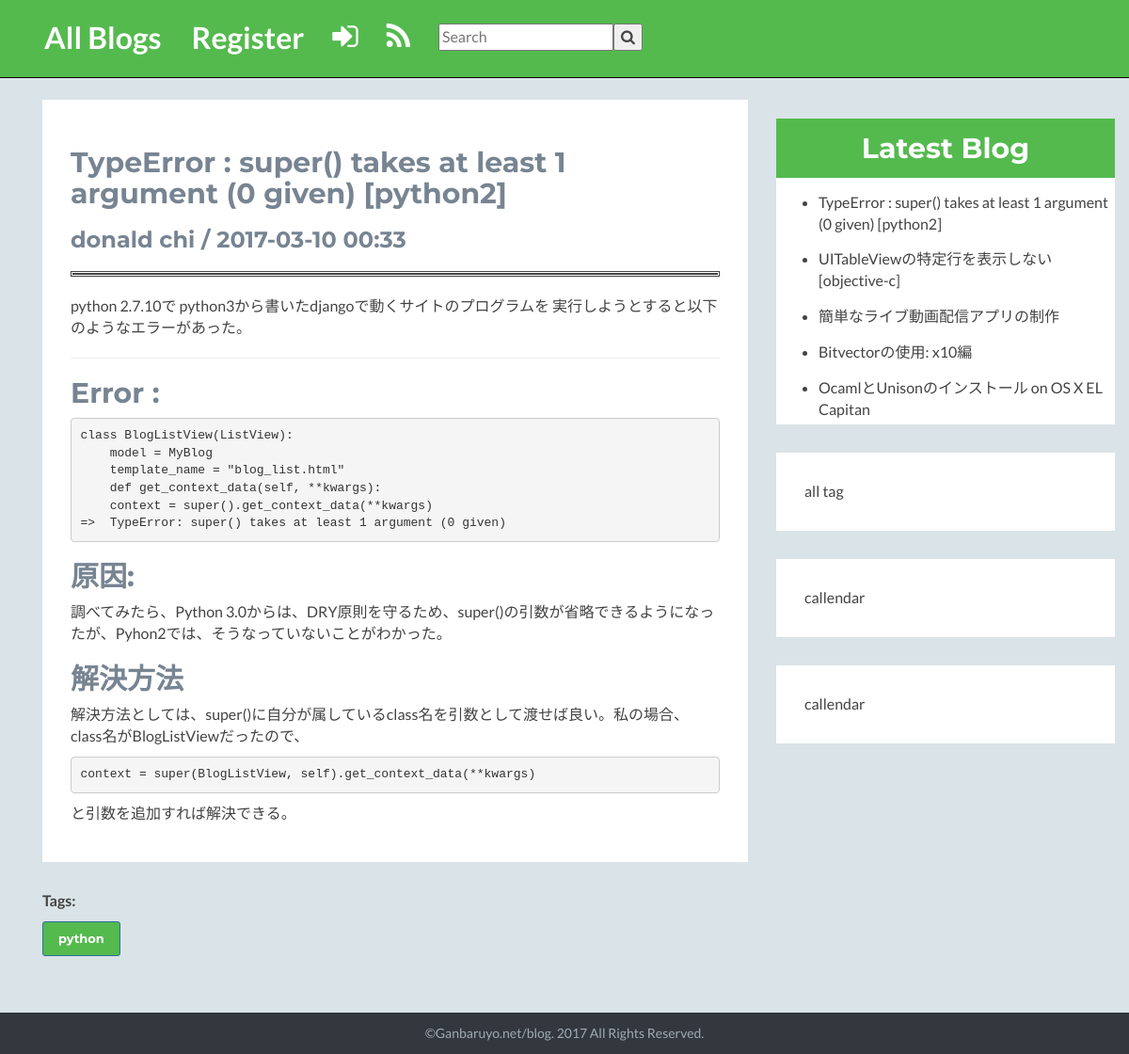
/details/super-takes-at-least-1-argument/, run on an earlier commit of the app's database.
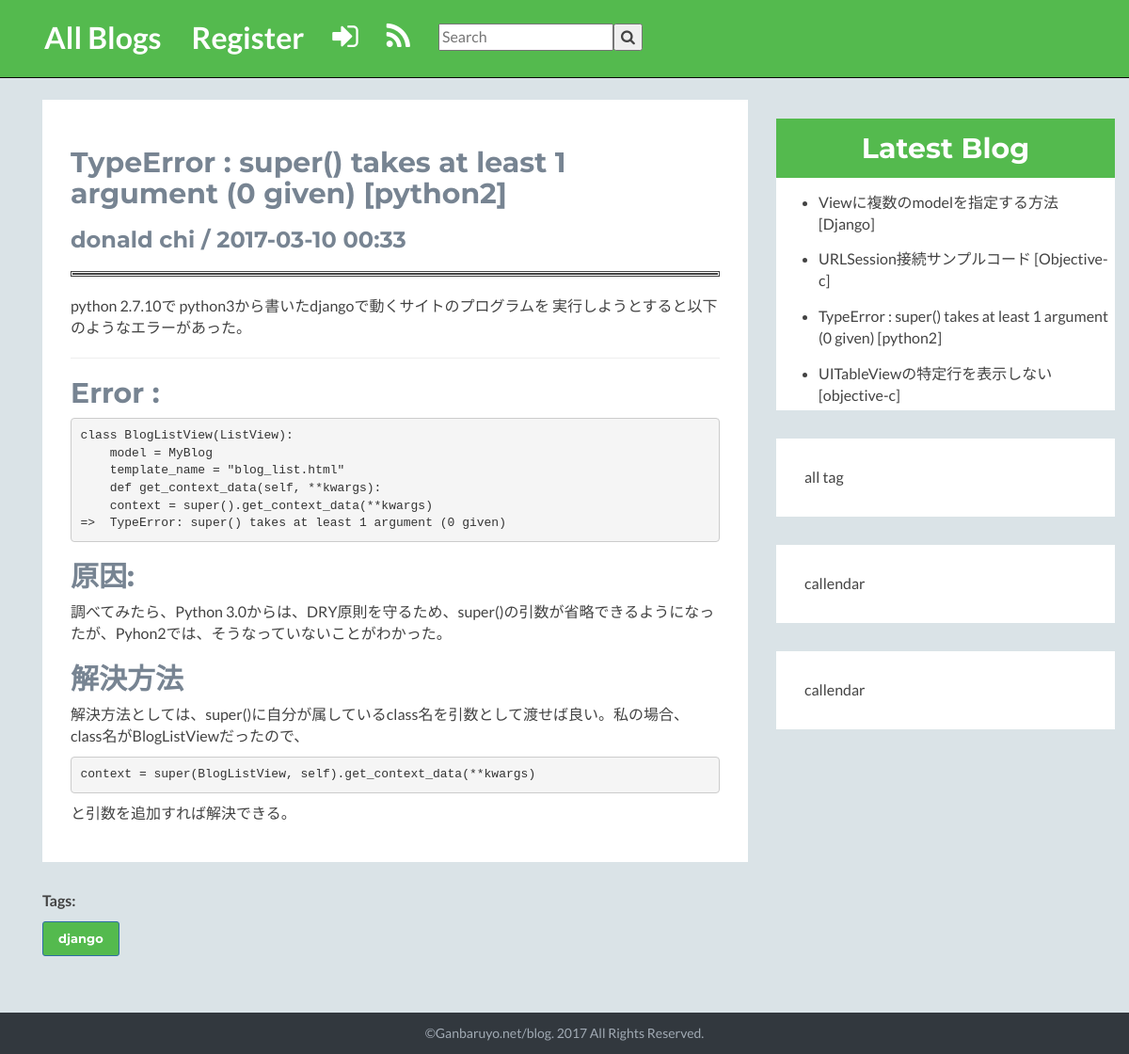
And on a later commit of the database.
### myblog/models.py (models this page shows, shortened)
class MyBlog(models.Model):
    title = models.CharField(max_length=255)
    body = MarkdownxField()
    tags = models.ManyToManyField(Tag)
    author = models.ForeignKey(User, null=True)
    publishing_date = models.DateTimeField(auto_now_add=True)
    slug = models.SlugField()

class Tag(models.Model):
    name = models.CharField(max_length=255)
    description = MarkdownxField()
    def __str__(self):
        return self.name

### myblog/views.py (the view)
# urls.py: url(r'^details/(?P<slug>[-_\w]+)/$', BlogDetailView.as_view(), name='blog_details'),
class BlogDetailView(DetailView):
    model = MyBlog
    template_name = 'blog_details.html'
    def get_context_data(self, **kwargs):
        context = super().get_context_data(**kwargs)
        context.update({
            'blog_list': MyBlog.objects.order_by('-publishing_date'),
        })
        return context

### templates/blog_details.html (shortened to what this page needs)
{% extends 'base.html' %}
{% load markdown_deux_tags %}
{% block content %}
    <div class="container sections-wrapper">
        <div class="row">
            <div class="primary col-md-8 col-sm-12 col-xs-12">
                <section class="about section" id="aboutme">
                    <div class="section-inner">
                        <div style="background: white;">
                            <h2>{{ object.title }}</h2>
                            <h3>{{ object.author.first_name }} {{ object.author.last_name }} / {{ object.publishing_date|date:'Y-m-d H:i' }}</h3>
                            <hr style="border: double;"/>
                        </div>
                        <div class="content">
                            {{ object.body|safe|escape|markdown }}
                        </div>
                    </div>
                </section>
            </div>
            <div class="secondary col-md-4 col-sm-12 col-xs-12">
                <aside class="info aside section">
                    <div style="background: white; align = center; text-align: center;" valign="middle">
                            <h2 style="color: white; background: #54ba4e; padding: 15px;">Latest Blog</h2>
                            <div style="text-align: left; padding:5px">
                            <ul>
                            {% for blog in blog_list %}
                                <li><a href="{% url 'blog_details' slug=blog.slug %}">{{ blog.title }}</a></li>
                            {% endfor %}
                            </ul>
                            </div>
                    </div>
                </aside>
                <aside class="info aside section">
                    <div class="section-inner">
                        <div class="content">
                            all tag
                        </div>
                    </div>
                </aside>
                <aside class="info aside section">
                    <div class="section-inner">
                        <div class="content">
                            callendar
                        </div>
                    </div>
                </aside>
                <aside class="info aside section">
                    <div class="section-inner">
                        <div class="content">
                            callendar
                        </div>
                    </div>
                </aside>
            </div>
        </div>
        <div class="row1">
            <p><b>Tags:</b></p>
            {% for item in object.tags.all %}
            <a class="btn btn-sm btn-primary" href="#"
             onmouseover="this.style.color='black';" onmouseout="this.style.color='white';" style="color:white; text-decoration: none; background: #54ba4e;"><font size="2" style="font-weight: bold; ">{{ item }} </font></a>
            {% endfor %}
        </div>
    </div>
{% endblock %}

What changed in the data, as far as the page shows it:
removed MyBlog: title "簡単なライブ動画配信アプリの制作"
removed MyBlog: title "Bitvectorの使用: x10編"
removed MyBlog: title "OcamlとUnisonのインストール on OS X EL Capitan"
removed Tag: name "python"
added MyBlog: title "Viewに複数のmodelを指定する方法 [Django]"
added MyBlog: title "URLSession接続サンプルコード [Objective-c]"
now on this page (row unchanged): Tag: name "django"
